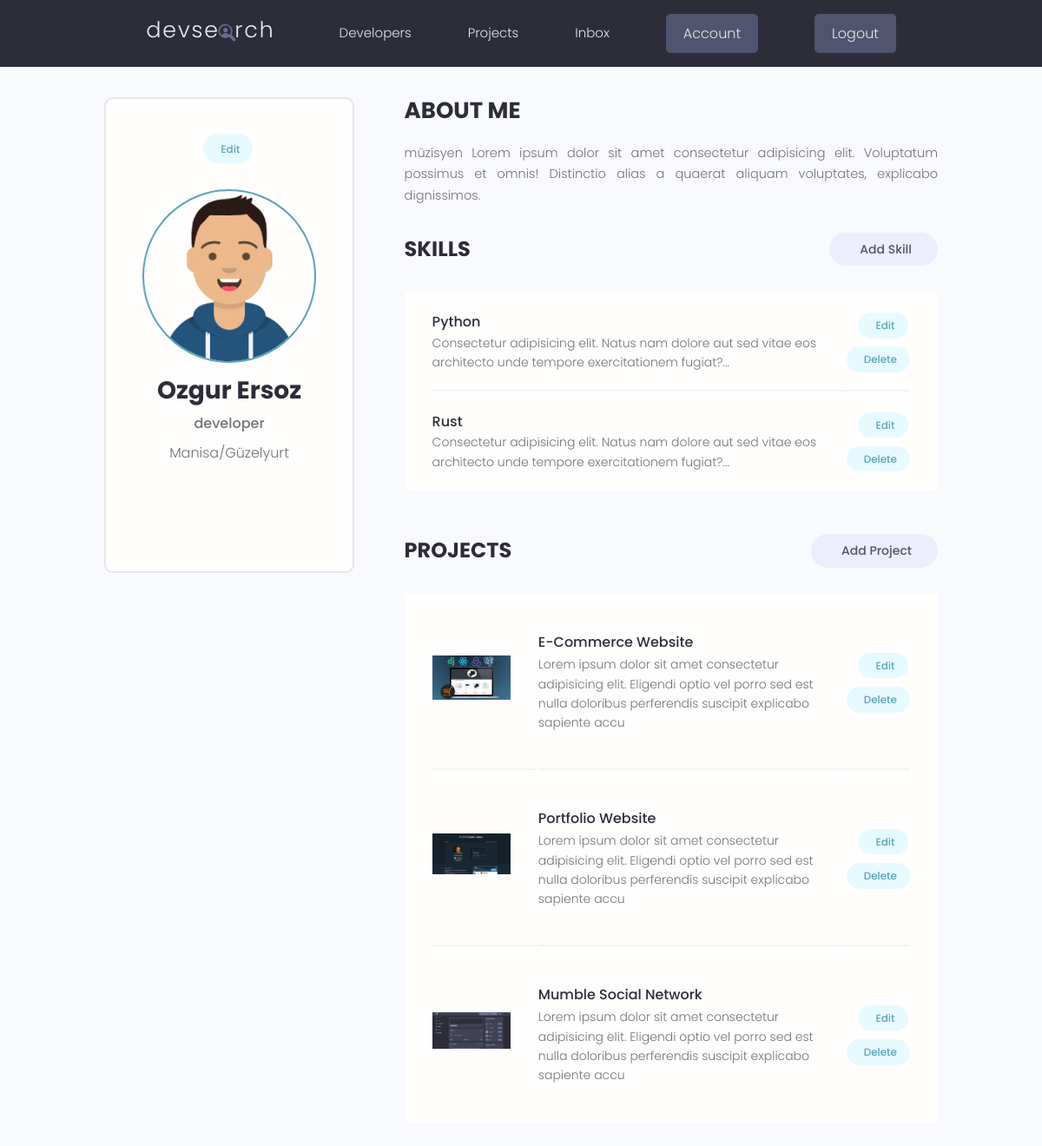
The app's page /account/ (signed in) with its own data.
### users/models.py (models this page shows, shortened)
class Profile(models.Model):
    user = models.OneToOneField(User, on_delete=models.CASCADE, null=True, blank=True)
    name = models.CharField(max_length=200, null=True, blank=True)
    username = models.CharField(max_length=200, null=True, blank=True)
    location = models.CharField(max_length=200, null=True, blank=True)
    email = models.EmailField(max_length=500, null=True, blank=True)
    short_intro = models.CharField(max_length=200, null=True, blank=True)
    bio = models.TextField(null=True, blank=True)
    profile_image = models.ImageField(
        null=True,
        blank=True,
        upload_to="profiles/",
        default="profiles/users-default.png",
    )
    social_github = models.CharField(max_length=200, null=True, blank=True)
    social_twitter = models.CharField(max_length=200, null=True, blank=True)
    social_linkedin = models.CharField(max_length=200, null=True, blank=True)
    social_youtube = models.CharField(max_length=200, null=True, blank=True)
    social_website = models.CharField(max_length=200, null=True, blank=True)
    id = models.UUIDField(
        default=uuid.uuid4, unique=True, primary_key=True, editable=False
    )

class Skill(models.Model):
    owner = models.ForeignKey(Profile, on_delete=models.CASCADE, null=True, blank=True)
    name = models.CharField(max_length=200, null=True, blank=True)
    description = models.TextField(null=True, blank=True)
    created = models.DateTimeField(auto_now_add=True)
    id = models.UUIDField(
        default=uuid.uuid4, unique=True, primary_key=True, editable=False
    )
    def __str__(self):
        return str(self.name)

### projects/models.py (models this page shows, shortened)
class Project(models.Model):
    owner = models.ForeignKey(Profile, on_delete=models.SET_NULL, null=True, blank=True)
    title = models.CharField(max_length=200)
    description = models.TextField(null=True, blank=True)
    featured_image = models.ImageField(null=True, blank=True, default="default.jpg")
    demo_link = models.CharField(max_length=2000, null=True, blank=True)
    source_link = models.CharField(max_length=2000, null=True, blank=True)
    tags = models.ManyToManyField("Tag", blank=True)
    vote_total = models.IntegerField(default=0, null=True, blank=True)
    vote_ratio = models.IntegerField(default=0, null=True, blank=True)
    created = models.DateTimeField(auto_now_add=True)
    id = models.UUIDField(
        default=uuid.uuid4, unique=True, primary_key=True, editable=False
    )

### users/views.py (the view)
# urls.py: path("account/", views.user_account, name="account"),
@login_required(login_url="login")
def user_account(request):
    profile = request.user.profile
    skills = profile.skill_set.all()
    projects = profile.project_set.all()
    context = {
        "profile": profile,
        "skills": skills,
        "projects": projects,
    }
    return render(request, "users/account.html", context=context)

### users/templates/users/account.html (shortened to what this page needs)
{% extends 'main.html' %}
{% block content %}
  <main class="settingsPage profile my-md">
    <div class="container">
      <div class="layout">
        <div class="column column--1of3">
          <div class="card text-center">
            <div class="card__body dev">
              <a class="tag tag--pill tag--main settings__btn" href="#"> Edit</a>
              <img class="avatar avatar--xl dev__avatar" src="{{ profile.profile_image.url }}" alt="image" />
              <h2 class="dev__name">{{ profile.name }}</h2>
              <p class="dev__title">{{ profile.short_intro }}</p>
              <p class="dev__location">{{ profile.location }}</p>
              <ul class="dev__social">
              </ul>
            </div>
          </div>
        </div>
        <div class="column column--2of3">
          <div class="devInfo">
            <h3 class="devInfo__title">About Me</h3>
            <p class="devInfo__about">{{ profile.bio }}</p>
          </div>
          <div class="settings">
            <h3 class="settings__title">Skills</h3>
            <a class="tag tag--pill tag--sub settings__btn tag--lg" href="#"> Add Skill</a>
          </div>
          <table class="settings__table">
          {% for skill in skills %}
          <tr>
            <td class="settings__tableInfo">
              <h4>{{ skill }}</h4>
                <p>
                  Consectetur adipisicing elit. Natus nam dolore aut sed vitae eos architecto unde tempore
                  exercitationem fugiat?...
                </p>
              </td>
              <td class="settings__tableActions">
                <a class="tag tag--pill tag--main settings__btn" href="#"> Edit</a>
                <a class="tag tag--pill tag--main settings__btn" href="#">
                  Delete</a>
                </td>
              </tr>
              {% endfor %}
            </table>
          <div class="settings">
            <h3 class="settings__title">Projects</h3>
            <a class="tag tag--pill tag--sub settings__btn tag--lg" href="#"> Add Project</a>
          </div>
          <table class="settings__table">
            {% for project in projects %}
            <tr>
              <td class="settings__thumbnail">
                <a href="{% url 'single project' project.id %}"><img src="{{ project.featured_image.url }}" alt="Project Thumbnail" /></a>
              </td>
              <td class="settings__tableInfo">
                <a href="{% url 'single project' project.id %}">{{ project.title }}</a>
                <p>{{ project.description|slice:"150" }}</p>
              </td>
              <td class="settings__tableActions">
                <a class="tag tag--pill tag--main settings__btn" href="#"> Edit</a>
                <a class="tag tag--pill tag--main settings__btn" href="#">
                  Delete</a>
              </td>
            </tr>
            {% endfor %}
          </table>
        </div>
      </div>
    </div>
  </main>
{% endblock content %}

### static/styles/app.css (style rules this page uses)
:root { --color-sub: #2d2d39; }
.card { border: 2px solid var(--color-light); }
img { width: 100%; }
.profile .card > .dev { padding: 4rem; }
.dev__avatar { display: block; margin: auto; }
.dev__name { color: var(--color-sub); font-size: 2.8rem; font-weight: 700; margin-top: 1rem; margin-bottom: 0.5rem; }
.dev__title { font-size: 1.6rem; font-weight: 500; line-height: 1.3; }
.dev__location { margin-top: 1rem; }
.dev__social { margin: 3rem 0; list-style: none; display: flex; justify-content: center; gap: 1.5rem; }
.devInfo { margin-bottom: 3rem; }
.devInfo__title, .devInfo__subtitle { font-size: 2.6rem; color: var(--color-sub); text-transform: uppercase; font-weight: 700; margin-bottom: 1.5rem; }
.devInfo__about, .devSkill__info { font-size: 1.45rem; line-height: 1.7; text-align: justify; }
.settingsPage .dev > .settings__btn { display: inline-block; margin-bottom: 3rem; }
.settings { display: flex; justify-content: space-between; align-items: center; }
.settings__title { font-size: 2.4rem; text-transform: uppercase; font-weight: 700; color: var(--color-sub); }
.settings__table { margin-top: 3rem; margin-bottom: 5rem; padding: 0 3rem; background: var(--color-white); }
.settings__table tr { width: 100%; }
.settings__table tr > td { padding: 2rem 0; }
.settings__table tr:not(:last-child) td { border-bottom: 2px solid var(--color-white-light); }
.settings__thumbnail { width: 23%; min-width: 10rem; }
.settings__thumbnail img { padding-right: 3rem; height: 15rem; object-fit: contain; }
.settings__tableInfo { width: 100%; }
.settings__tableInfo h4, .settings__tableInfo a { padding-right: 1rem; width: auto; font-size: 1.6rem; font-weight: 500; color: var(--color-sub); }
.settings__tableInfo p { font-size: 1.4rem; }
.settings__tableActions { text-align: right; }

### static/uikit/styles/modules/_variables.css (style rules this page uses)
:root { --color-main: #5aa5b9; --color-main-light: #e6faff; --color-sub: #3f4156; --color-sub-light: #51546e; --color-sub-lighter: #ededfd; --color-text: #737373; --color-gray: #8b8b8b; --color-light: #e5e7eb; --color-light-gray: #767676; --color-bg: #f8fafd; --color-white: #fffefd; --color-white-light: #f3f3f3; --color-success: #359e64; --color-success-bg: #def8e8; --color-error: #fc4b0b; --color-error-bg: #fff2ee; --font-base: 'Poppins', arial, helvetica, 'Segoe UI', roboto, ubuntu, sans-serif; --font-monospace: 'Fira Code', 'Courier New', courier, monospace; --font-regular: 300; --font-medium: 500; --font-bold: 700; --generic-shadow: 1px 1px 5px #00000010; --generic-transition: all 0.3s ease-in-out; }

### static/uikit/styles/modules/_base.css (style rules this page uses)
* { margin: 0; padding: 0; box-sizing: border-box; text-rendering: optimizeLegibility; color: inherit; font-size: inherit; }
html { font-size: 50%; }
@media only screen and (min-width: 480px) { html { font-size: 56.25%; } }
@media only screen and (min-width: 1200px) { html { font-size: 62.5%; } }
body { line-height: 1.6; font-weight: 400; font-size: 1.5rem; color: var(--color-text); background-color: var(--color-bg); min-height: 100vh; }

### static/uikit/styles/modules/_typography.css (style rules this page uses)
* { font-family: var(--font-base); }
h2 { font-size: 3.6rem; font-weight: var(--font-bold); }
h3 { font-size: 3.2rem; font-weight: var(--font-medium); }
h4 { font-size: 2.8rem; font-weight: var(--font-medium); }
p, span, strong { font-size: 1.6rem; color: var(--color-text); font-weight: var(--font-regular); }
a { padding-bottom: 2px; text-decoration: none; display: inline-block; color: var(--color-main); font-weight: var(--font-medium); }

### static/uikit/styles/modules/_utilities.css (style rules this page uses)
.container { width: 92%; max-width: 165rem; margin: 0 auto; box-sizing: border-box; }
@media screen and (min-width: 1000px) { .container { width: 90%; } }
@media screen and (min-width: 1200px) { .container { width: 80%; } }
.text-center { text-align: center; }
.my-md { margin: 3rem auto; }

### static/uikit/styles/modules/_avatar.css (style rules this page uses)
.avatar { border-radius: 50%; border: 2px solid var(--color-main); object-fit: cover; }
.avatar--xl { height: 20rem; width: 20rem; }

### static/uikit/styles/modules/_card.css (style rules this page uses)
.card { border-radius: 1rem; background-color: var(--color-white); border: 1.5px solid var(--color-light); width: auto; height: auto; margin-top: 0.5rem; margin-bottom: 0.5rem; overflow: hidden; }
.card__body, .card__header { padding: 2rem 2.5rem; }

### static/uikit/styles/modules/_layout.css (style rules this page uses)
.layout { display: flex; flex-flow: row wrap; justify-content: space-between; }
.layout > .column { margin-bottom: 3rem; }
.layout > .column.column--1of3 { flex-basis: 30%; }
.layout > .column.column--2of3 { flex-basis: 64%; }

### records on screen
Profile: profile_image (picture), name "Ozgur Ersoz", short_intro "developer", location "Manisa/Güzelyurt", bio "müzisyen Lorem ipsum dolor sit amet consectetur adipisicing elit. Voluptatum possimus et omnis! Distinctio alias a quaerat aliquam voluptates, explicabo dignissimos."
Skill: name "Python"
Skill: name "Rust"
Project: featured_image (picture), title "E-Commerce Website", description "Lorem ipsum dolor sit amet consectetur adipisicing elit. Eligendi optio vel porro sed est nulla doloribus perferendis suscipit explicabo sapiente accu"
Project: featured_image (picture), title "Portfolio Website", description "Lorem ipsum dolor sit amet consectetur adipisicing elit. Eligendi optio vel porro sed est nulla doloribus perferendis suscipit explicabo sapiente accu"
Project: featured_image (picture), title "Mumble Social Network", description "Lorem ipsum dolor sit amet consectetur adipisicing elit. Eligendi optio vel porro sed est nulla doloribus perferendis suscipit explicabo sapiente accu"
